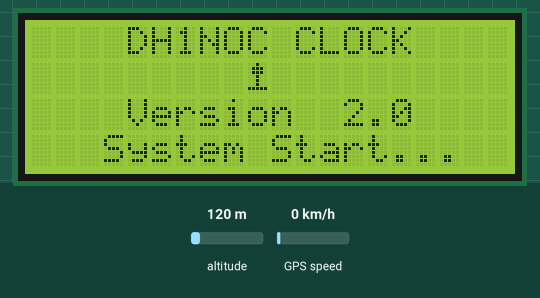
The program below on a simulated Raspberry Pi Pico running MicroPython. Shown: 20×4 character LCD. Inputs (shaded band) come from the test bench; at power-on: altitude 120 m, GPS speed 0 km/h. WiFi joins after 1.5 s; the clock reads 2024-03-15 10:24:30 at power-on unless the program sets it; the GPS gets a fix after 3 s at 37.7749, -122.4194 with 8 satellites; library files of the repository ran but are not shown: pico_i2c_lcd.py, ds3231.py.

Above: at 0.3 s.
At 1.4 s:
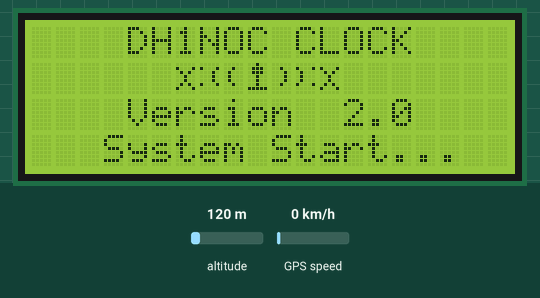
At 3.1 s:
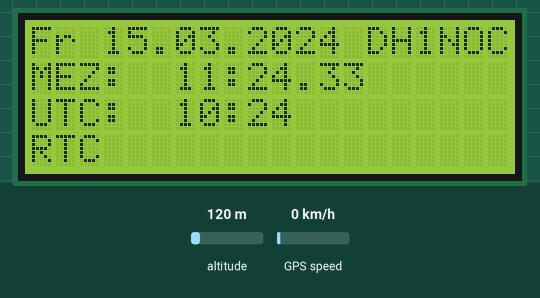
At 10.1 s:
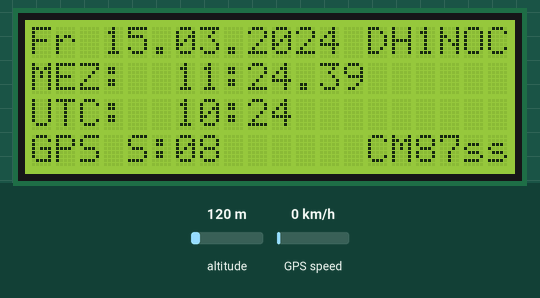
At 20.1 s:
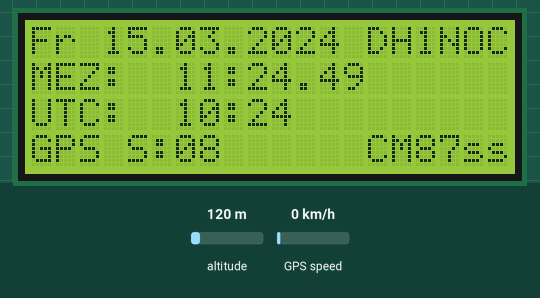
At 38.1 s:
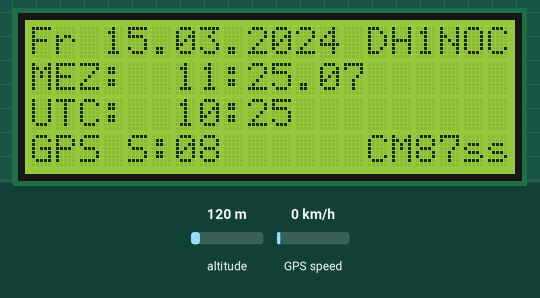

The program:

main.py
```python
"""
DH1NOC Shack Clock - Precision NTP-synchronized clock for Raspberry Pi Pico W
Version: 2.0 (Clean Code Refactored)
Author: DH1NOC
Features: GPS (Priority 1), NTP (Priority 2), RTC Fallback (Priority 3)
"""

import time
import json
from config import Config
from hardware_manager import HardwareManager
from time_synchronizer import TimeSynchronizer
from wifi_manager import WifiManager
from time_utils import TimeUtilities


class ShackClock:
    """Main application controller for precision timekeeping"""

    DISPLAY_UPDATE_INTERVAL_MS = 1000
    DISPLAY_UPDATE_INTERVAL_DEBUG_MS = 200
    GPS_POLL_INTERVAL_MS = 10
    MAIN_LOOP_SLEEP_MS = 20

    def __init__(self):
        self.config = self._load_configuration()
        self.debug_mode = self.config.get('debug_mode', Config.DEBUG_MODE)
        self.animation_counter = 0
        self.last_second = -1

        self._initialize_hardware()
        self._initialize_network()
        self._initialize_time_sync()

        if self.hardware.display:
            self.hardware.display.lcd.clear()

    def _load_configuration(self):
        """Load configuration from config.json"""
        try:
            with open('config.json', 'r') as f:
                return json.load(f)
        except Exception:
            return self._get_default_config()

    def _get_default_config(self):
        """Provide default configuration if file is missing"""
        return {
            "wifi": [],
            "ntp_server": Config.DEFAULT_NTP_SERVER,
            "sync_interval_min": Config.DEFAULT_SYNC_INTERVAL_MIN,
            "gps_enabled": Config.GPS_ENABLED,
            "debug_mode": Config.DEBUG_MODE
        }

    def _initialize_hardware(self):
        """Initialize all hardware components"""
        self.hardware = HardwareManager(self.config)
        self.hardware.initialize_all()

    def _initialize_network(self):
        """Initialize WiFi connection"""
        self.wifi = WifiManager()
        wifi_networks = self.config.get('wifi', [])

        if len(wifi_networks) > 0:
            first_network = wifi_networks[0]
            self.wifi.connect(first_network['ssid'], first_network['password'])

    def _initialize_time_sync(self):
        """Initialize time synchronization coordinator"""
        self.time_sync = TimeSynchronizer(
            self.hardware.get_gps(),
            self.hardware.get_ntp(),
            self.hardware.get_rtc(),
            self.hardware.get_display(),
            self.wifi
        )

        sync_interval = self.config.get('sync_interval_min', Config.DEFAULT_SYNC_INTERVAL_MIN)
        self.time_sync.set_ntp_interval(sync_interval)
        self.time_sync.load_rtc_time()

    def _update_display(self):
        """Update display based on current mode"""
        if not self.hardware.display:
            return

        if self._is_debug_mode():
            self._show_debug_screen()
        else:
            self._show_normal_screen()

    def _is_debug_mode(self):
        """Check if debug mode is active"""
        return self.debug_mode == Config.DEBUG_MODE_GPS

    def _show_debug_screen(self):
        """Display GPS debug information"""
        gps = self.hardware.get_gps()
        gps_status = gps.get_status() if gps else None
        self.hardware.display.show_gps_debug(gps_status, self.animation_counter)
        self.animation_counter += 1

    def _show_normal_screen(self):
        """Display normal time screen"""
        utc_time = time.gmtime()
        local_time, is_dst = TimeUtilities.get_cet_time_and_dst(utc_time)

        gps = self.hardware.get_gps()
        gps_status = gps.get_status() if gps else None
        time_source = self.time_sync.get_current_source()

        self.hardware.display.update_time_display(
            local_time, utc_time, is_dst, time_source, gps_status
        )

    def run(self):
        """Main application loop with time synchronization and display updates"""
        update_interval = self._get_display_update_interval()
        last_display_update = 0

        while True:
            self._poll_gps()

            now_ms = time.ticks_ms()

            if self._is_debug_mode():
                last_display_update = self._run_debug_mode(now_ms, last_display_update, update_interval)
                continue

            self._run_normal_mode()
            time.sleep_ms(self.MAIN_LOOP_SLEEP_MS)

    def _get_display_update_interval(self):
        """Get display update interval based on mode"""
        if self._is_debug_mode():
            return self.DISPLAY_UPDATE_INTERVAL_DEBUG_MS
        return self.DISPLAY_UPDATE_INTERVAL_MS

    def _poll_gps(self):
        """Poll GPS UART to prevent buffer overflow"""
        gps = self.hardware.get_gps()
        if gps:
            gps.update()

    def _run_debug_mode(self, now_ms, last_update, interval):
        """Run debug mode loop iteration

        Returns:
            int: Updated last_display_update timestamp
        """
        if time.ticks_diff(now_ms, last_update) >= interval:
            self._update_display()
            last_update = now_ms

        time.sleep_ms(self.GPS_POLL_INTERVAL_MS)
        return last_update

    def _run_normal_mode(self):
        """Run normal mode loop iteration"""
        current_second = time.gmtime()[5]

        if current_second != self.last_second:
            self.last_second = current_second
            self._update_display()
            self._maintain_network()
            self._synchronize_time()

    def _maintain_network(self):
        """Maintain WiFi connection"""
        wifi_networks = self.config.get('wifi', [])
        self.wifi.retry_if_needed(wifi_networks)

    def _synchronize_time(self):
        """Execute time synchronization"""
        self.time_sync.synchronize()


def main():
    """Application entry point"""
    clock = ShackClock()
    clock.run()


if __name__ == "__main__":
    main()
```

config.py
```python
"""
Hardware and application configuration constants
"""


class Config:
    """Central configuration for DH1NOC Shack Clock"""

    # I2C Bus Configuration
    I2C_ADDR = 0x27
    DS3231_ADDR = 0x68
    I2C_NUM = 0
    I2C_SDA_PIN = 0
    I2C_SCL_PIN = 1
    I2C_FREQ = 100000

    # LCD Display Configuration
    LCD_ROWS = 4
    LCD_COLS = 20

    # GPS Module Configuration (NEO-6M)
    GPS_UART_ID = 1
    GPS_TX_PIN = 4
    GPS_RX_PIN = 5
    GPS_BAUD = 9600
    GPS_ENABLED = True
    GPS_PRIORITY = 1

    # Localization
    WEEKDAYS = ["Mo", "Di", "Mi", "Do", "Fr", "Sa", "So"]

    # Network Configuration
    DEFAULT_NTP_SERVER = "pool.ntp.org"
    DEFAULT_SYNC_INTERVAL_MIN = 60
    WIFI_RETRY_INTERVAL_SEC = 300
    NTP_PRIORITY = 2

    # Timing Configuration
    NTP_SAMPLES = 3
    NTP_SAMPLE_DELAY_MS = 200
    RTC_SET_COMPENSATION_MS = 20
    RTC_PRIORITY = 3

    # Time Source Identifiers
    TIME_SOURCE_GPS = "GPS"
    TIME_SOURCE_NTP = "NTP"
    TIME_SOURCE_RTC = "RTC"

    # Debug Modes
    DEBUG_MODE = None
    DEBUG_MODE_GPS = "GPS"
    DEBUG_MODE_NTP = "NTP"
    DEBUG_MODE_WIFI = "WIFI"
```

hardware_manager.py
```python
"""
Hardware initialization and configuration manager
"""

from machine import I2C, Pin
from pico_i2c_lcd import I2cLcd
from config import Config
from ds3231 import DS3231
from gps_client import GPSClient
from ntp_client import NTPClient
from display_manager import DisplayManager


class HardwareManager:
    """Initialize and manage all hardware components"""

    def __init__(self, config_data):
        self.config = config_data
        self.i2c = None
        self.rtc = None
        self.display = None
        self.gps = None
        self.ntp = None

    def initialize_all(self):
        """Initialize all hardware components in correct order"""
        self._init_i2c()
        self._init_display()
        self._init_rtc()
        self._init_gps()
        self._init_ntp()

    def _init_i2c(self):
        """Initialize I2C bus"""
        self.i2c = I2C(
            Config.I2C_NUM,
            sda=Pin(Config.I2C_SDA_PIN),
            scl=Pin(Config.I2C_SCL_PIN),
            freq=Config.I2C_FREQ
        )

    def _init_display(self):
        """Initialize LCD display with boot animation"""
        try:
            lcd = I2cLcd(self.i2c, Config.I2C_ADDR, Config.LCD_ROWS, Config.LCD_COLS)
            callsign = self.config.get('callsign', 'DARC')
            self.display = DisplayManager(lcd, callsign)
            self.display.show_boot_animation()
        except Exception:
            self.display = None

    def _init_rtc(self):
        """Initialize DS3231 Real-Time Clock"""
        self.rtc = DS3231(self.i2c)

    def _init_gps(self):
        """Initialize GPS module if enabled"""
        if self.config.get('gps_enabled', Config.GPS_ENABLED):
            self.gps = GPSClient()

    def _init_ntp(self):
        """Initialize NTP client"""
        ntp_server = self.config.get('ntp_server', Config.DEFAULT_NTP_SERVER)
        self.ntp = NTPClient(ntp_server)

    def get_display(self):
        return self.display

    def get_rtc(self):
        return self.rtc

    def get_gps(self):
        return self.gps

    def get_ntp(self):
        return self.ntp
```

time_synchronizer.py
```python
"""
Time source synchronization coordinator with priority management
"""

import time
import machine
from config import Config
from time_utils import TimeUtilities


class TimeSynchronizer:
    """Coordinate time synchronization from GPS, NTP, and RTC sources"""

    def __init__(self, gps, ntp, rtc, display, wifi=None):
        self.gps = gps
        self.ntp = ntp
        self.rtc = rtc
        self.display = display
        self.wifi = wifi

        self.last_gps_sync = -999999
        self.last_ntp_sync = -999999
        self.gps_sync_interval = 60
        self.ntp_sync_interval = Config.DEFAULT_SYNC_INTERVAL_MIN * 60

        self.current_source = Config.TIME_SOURCE_RTC

    def set_ntp_interval(self, minutes):
        """Configure NTP sync interval"""
        self.ntp_sync_interval = minutes * 60

    def synchronize(self):
        """Attempt synchronization with priority: GPS > NTP > RTC"""
        # Try synchronization sources
        if not self._try_gps_sync():
            if not self._try_ntp_sync():
                self._check_and_fallback()

    def get_current_source(self):
        """Get active time source identifier"""
        return self.current_source

    def _try_gps_sync(self):
        """Try synchronizing with GPS (highest priority)"""
        if not self.gps:
            return False

        gps_data = self.gps.get_time_with_timestamp()
        if not gps_data:
            return False

        # GPS hat Fix - als aktive Quelle behandeln
        if self.gps.has_fix:
            self.current_source = Config.TIME_SOURCE_GPS

        if not self._should_sync_gps():
            return self.gps.has_fix

        gps_time, gps_tick_ref = gps_data

        if self._sync_system_time_from_gps(gps_time, gps_tick_ref):
            self.current_source = Config.TIME_SOURCE_GPS
            self.last_gps_sync = time.time()
            return True

        return False

    def _should_sync_gps(self):
        """Check if GPS sync interval has elapsed"""
        elapsed = time.time() - self.last_gps_sync
        return elapsed >= self.gps_sync_interval

    def _sync_system_time_from_gps(self, gps_time, gps_tick_ref):
        """Synchronize system RTC from GPS with latency compensation"""
        try:
            elapsed_ms = time.ticks_diff(time.ticks_ms(), gps_tick_ref)
            gps_unix = time.mktime(gps_time)
            current_unix = gps_unix + (elapsed_ms // 1000)
            current_ms = elapsed_ms % 1000

            wait_ms = 1000 - current_ms
            if wait_ms < 50:
                wait_ms += 1000
                target_unix = current_unix + 1
            else:
                target_unix = current_unix

            time.sleep_ms(wait_ms - 10)

            adjusted_time = time.gmtime(target_unix)
            self._set_system_rtc(adjusted_time)
            self.rtc.set_time(adjusted_time)

            return True
        except Exception:
            return False

    def _try_ntp_sync(self):
        """Try synchronizing with NTP (second priority)"""
        if self._gps_has_priority():
            return False

        if not self._should_sync_ntp():
            return False

        # Check WiFi connection before attempting NTP sync
        if self.wifi and not self.wifi.is_connected():
            return False

        try:
            self._show_sync_indicator("*")

            ntp_sec, ntp_ms, latency, tick_ref = self.ntp.get_precise_time()

            if ntp_sec is not None:
                time_tuple = TimeUtilities.sync_rtc_precise(ntp_sec, ntp_ms, latency, tick_ref)
                self.rtc.set_time(time_tuple)
                self.last_ntp_sync = time.time()
                self.current_source = Config.TIME_SOURCE_NTP
                self._show_sync_indicator(" ")
                return True

            self._show_sync_indicator(" ")
            return False

        except Exception:
            self._show_sync_indicator("E")
            return False

    def _gps_has_priority(self):
        """Check if GPS has active fix and overrides NTP"""
        return self.gps and self.gps.has_fix

    def _should_sync_ntp(self):
        """Check if NTP sync interval has elapsed"""
        elapsed = time.time() - self.last_ntp_sync
        return elapsed >= self.ntp_sync_interval

    def _check_and_fallback(self):
        """Intelligent fallback based on source availability and freshness"""
        # GPS ist aktuell aktiv, aber hat Fix verloren
        if self.current_source == Config.TIME_SOURCE_GPS:
            if not self.gps or not self.gps.has_fix:
                time_since_gps = time.time() - self.last_gps_sync
                if time_since_gps > 60:  # 60 Sekunden ohne GPS-Fix
                    # Versuche zu NTP zu wechseln, falls aktuell
                    if self._is_ntp_current():
                        self.current_source = Config.TIME_SOURCE_NTP
                    else:
                        self.current_source = Config.TIME_SOURCE_RTC

        # NTP ist aktuell aktiv, aber nicht mehr aktuell
        elif self.current_source == Config.TIME_SOURCE_NTP:
            if not self._is_ntp_current():
                self.current_source = Config.TIME_SOURCE_RTC

        # RTC ist aktiv - versuche Upgrade zu NTP falls verfügbar
        elif self.current_source == Config.TIME_SOURCE_RTC:
            if self._is_ntp_current():
                self.current_source = Config.TIME_SOURCE_NTP

    def _is_ntp_current(self):
        """Check if NTP sync is current (within interval)"""
        if self.last_ntp_sync < 0:
            return False
        time_since_ntp = time.time() - self.last_ntp_sync
        return time_since_ntp < self.ntp_sync_interval

    def _set_system_rtc(self, time_tuple):
        """Set Pico's system RTC"""
        machine.RTC().datetime((
            time_tuple[0], time_tuple[1], time_tuple[2], time_tuple[6],
            time_tuple[3], time_tuple[4], time_tuple[5], 0
        ))

    def _show_sync_indicator(self, indicator):
        """Display sync status on LCD"""
        if self.display:
            self.display.show_sync_indicator(indicator)

    def load_rtc_time(self):
        """Load initial time from hardware RTC at startup"""
        try:
            rtc_time = self.rtc.get_time()
            if rtc_time:
                self._set_system_rtc(rtc_time)
        except Exception:
            pass

    def _report_time_offsets(self):
        """Report RTC offset to GPS and NTP at every full minute (second 0)"""
        current_time = time.gmtime()
        current_second = current_time[5]

        # Only report at second 0 and avoid duplicate reports
        if current_second != 0:
            return

        if current_second == self.last_offset_report_second:
            return

        self.last_offset_report_second = current_second

        # Use single reference point for all calculations
        tick_ref = time.ticks_ms()
        rtc_unix = time.time()

        offsets = []

        # Calculate GPS offset if available
        if self.gps:
            gps_data = self.gps.get_time_with_timestamp()
            if gps_data:
                gps_time, gps_tick_ref = gps_data
                try:
                    # Calculate GPS time at our reference tick
                    gps_unix = time.mktime(gps_time)
                    elapsed_ms = time.ticks_diff(tick_ref, gps_tick_ref)
                    gps_unix_at_ref = gps_unix + (elapsed_ms / 1000.0)

                    # Calculate offset: RTC - GPS (positive means RTC is ahead)
                    total_offset_ms = (rtc_unix - gps_unix_at_ref) * 1000

                    fix_indicator = "FIX" if self.gps.has_fix else "NO_FIX"
                    offsets.append(f"GPS({fix_indicator}): {total_offset_ms:+.0f}ms")
                except Exception as e:
                    offsets.append(f"GPS: ERROR ({e})")

        # Calculate NTP offset if last sync was successful
        if self.last_ntp_sync > 0 and self.ntp:
            try:
                # Query NTP for current time
                ntp_sec, ntp_ms, latency, ntp_tick_ref = self.ntp.get_precise_time()

                if ntp_sec is not None:
                    # Calculate NTP time at our reference tick
                    elapsed_ms = time.ticks_diff(tick_ref, ntp_tick_ref)
                    ntp_unix_at_ref = ntp_sec + (ntp_ms / 1000.0) + (elapsed_ms / 1000.0)

                    # Calculate offset: RTC - NTP (positive means RTC is ahead)
                    total_offset_ms = (rtc_unix - ntp_unix_at_ref) * 1000

                    offsets.append(f"NTP: {total_offset_ms:+.0f}ms")
                else:
                    offsets.append("NTP: N/A")
            except Exception as e:
                offsets.append(f"NTP: ERROR ({e})")

        # Print to console
        if offsets:
            timestamp = "{:04d}-{:02d}-{:02d} {:02d}:{:02d}:{:02d}".format(
                current_time[0], current_time[1], current_time[2],
                current_time[3], current_time[4], current_time[5]
            )
            print(f"[{timestamp}] RTC Offsets: {', '.join(offsets)}")
        else:
            print(f"[{time.gmtime()[3]:02d}:{time.gmtime()[4]:02d}:{time.gmtime()[5]:02d}] No GPS or NTP data available for offset reporting")
```

Source omitted: wifi_manager.py (1750 bytes), time_utils.py (3675 bytes), gps_client.py (5915 bytes), ntp_client.py (2576 bytes), display_manager.py (8968 bytes), qth_locator.py (2987 bytes)

Measured:
- what the display in image 1 shows lasts 1.6 s, from 1.3 s to 2.9 s
- what the display in image 2 shows lasts 2.0 s, from 3.1 s to 5.1 s
- what the display in image 3 shows lasts 1.0 s, from 10.1 s to 11.1 s
